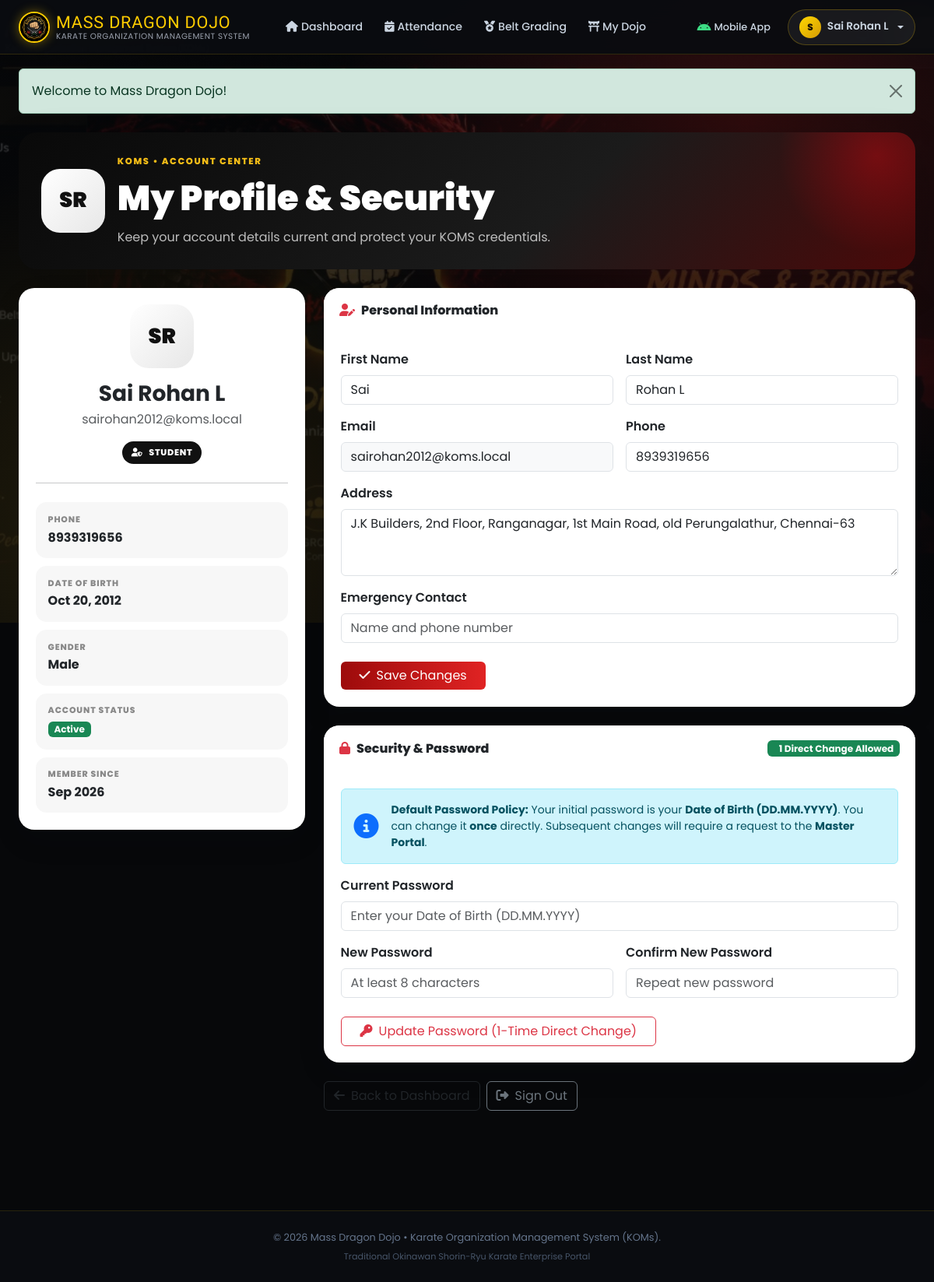
The app's page /profile.php (signed in) with its own data.
### tables this page shows
CREATE TABLE IF NOT EXISTS users (
    id INT AUTO_INCREMENT PRIMARY KEY,
    member_id VARCHAR(100) UNIQUE NULL,
    first_name VARCHAR(100) NOT NULL,
    last_name VARCHAR(100) NOT NULL,
    email VARCHAR(150) UNIQUE NOT NULL,
    password_hash VARCHAR(255) NOT NULL,
    role ENUM('super_admin', 'master', 'senior', 'student') NOT NULL,
    dob DATE,
    gender ENUM('male', 'female', 'other'),
    blood_group VARCHAR(30) NULL,
    father_name VARCHAR(150) NULL,
    mother_name VARCHAR(150) NULL,
    phone VARCHAR(20),
    alternate_phone VARCHAR(20) NULL,
    date_of_joining DATE NULL,
    address TEXT,
    emergency_contact VARCHAR(100),
    profile_photo VARCHAR(255),
    status ENUM('active', 'inactive') DEFAULT 'active',
    must_change_password TINYINT(1) NOT NULL DEFAULT 1,
    password_change_count INT NOT NULL DEFAULT 0,
    created_at TIMESTAMP DEFAULT CURRENT_TIMESTAMP,
    updated_at TIMESTAMP DEFAULT CURRENT_TIMESTAMP ON UPDATE CURRENT_TIMESTAMP
);

### profile.php (the view, shortened to what this page needs)
<?php
require_once 'config/database.php';
require_once 'includes/functions.php';
$user_id = (int)$_SESSION['user_id'];
$stmt = $pdo->prepare('SELECT * FROM users WHERE id = ? LIMIT 1');
$stmt->execute([$user_id]);
$user = $stmt->fetch();
$latest_password_request = null;
if ($user['role'] === 'student') {
    $req_stmt = $pdo->prepare("SELECT * FROM password_reset_requests WHERE user_id = ? ORDER BY id DESC LIMIT 1");
    $req_stmt->execute([$user_id]);
    $latest_password_request = $req_stmt->fetch();
}
$dash_url = '/index.php';
switch ($user['role']) {
    case 'student': $dash_url = '/student/dashboard.php'; break;
}
require_once 'includes/header.php';
?>
<div class="profile-page">
    <section class="profile-hero mb-4">
        <div class="d-flex flex-wrap align-items-center gap-3 position-relative" style="z-index:2">
            <div class="avatar">
                <?= htmlspecialchars(strtoupper(substr($user['first_name'] ?? 'U',0,1).substr($user['last_name'] ?? '',0,1)) ?: 'U') ?>
            </div>
            <div>
                <div class="eyebrow">KOMS • Account Center</div>
                <div class="hero-title">My Profile & Security</div>
                <p class="hero-copy">Keep your account details current and protect your KOMS credentials.</p>
            </div>
        </div>
    </section>
    <div class="row g-4">
        <div class="col-lg-4">
            <div class="card profile-card mb-4">
                <div class="card-body text-center">
                    <div class="avatar mx-auto mb-3"><?= htmlspecialchars(strtoupper(substr($user['first_name'] ?? 'U',0,1).substr($user['last_name'] ?? '',0,1)) ?: 'U') ?></div>
                    <h3 class="fw-bold mb-1"><?= htmlspecialchars($user['first_name'].' '.$user['last_name']) ?></h3>
                    <p class="text-muted mb-3"><?= htmlspecialchars($user['email']) ?></p>
                    <span class="role-badge"><i class="fas fa-user-shield me-2"></i><?= htmlspecialchars(str_replace('_',' ',$user['role'])) ?></span>
                    <hr class="my-4">
                    <div class="text-start">
                        <div class="info-pill"><div class="info-label">Phone</div><div class="info-value"><?= htmlspecialchars($user['phone'] ?: 'Not set') ?></div></div>
                        <div class="info-pill"><div class="info-label">Date of Birth</div><div class="info-value"><?= $user['dob'] ? date('M j, Y',strtotime($user['dob'])) : 'Not set' ?></div></div>
                        <div class="info-pill"><div class="info-label">Gender</div><div class="info-value"><?= htmlspecialchars(ucfirst($user['gender'] ?: 'Not specified')) ?></div></div>
                        <div class="info-pill"><div class="info-label">Account Status</div><div class="info-value"><span class="badge bg-success"><?= htmlspecialchars(ucfirst($user['status'])) ?></span></div></div>
                        <div class="info-pill mb-0"><div class="info-label">Member Since</div><div class="info-value"><?= date('M Y',strtotime($user['created_at'])) ?></div></div>
                    </div>
                </div>
            </div>
        </div>
        <div class="col-lg-8">
            <div class="card profile-card mb-4">
                <div class="card-header"><i class="fas fa-user-pen text-danger me-2"></i>Personal Information</div>
                <div class="card-body">
                    <form method="post">
                        <div class="row g-3">
                            <div class="col-md-6"><label class="form-label fw-semibold">First Name</label><input name="first_name" class="form-control" maxlength="100" value="<?= htmlspecialchars($user['first_name']) ?>" required></div>
                            <div class="col-md-6"><label class="form-label fw-semibold">Last Name</label><input name="last_name" class="form-control" maxlength="100" value="<?= htmlspecialchars($user['last_name']) ?>" required></div>
                            <div class="col-md-6"><label class="form-label fw-semibold">Email</label><input type="email" class="form-control bg-light" value="<?= htmlspecialchars($user['email']) ?>" readonly></div>
                            <div class="col-md-6"><label class="form-label fw-semibold">Phone</label><input name="phone" class="form-control" maxlength="20" value="<?= htmlspecialchars($user['phone'] ?? '') ?>"></div>
                            <div class="col-12"><label class="form-label fw-semibold">Address</label><textarea name="address" class="form-control" rows="3"><?= htmlspecialchars($user['address'] ?? '') ?></textarea></div>
                            <div class="col-12"><label class="form-label fw-semibold">Emergency Contact</label><input name="emergency_contact" class="form-control" maxlength="100" value="<?= htmlspecialchars($user['emergency_contact'] ?? '') ?>" placeholder="Name and phone number"></div>
                        </div>
                        <button class="btn btn-dark-red mt-4 px-4"><i class="fas fa-check me-2"></i>Save Changes</button>
                    </form>
                </div>
            </div>
            <div class="card profile-card mb-4">
                <div class="card-header d-flex justify-content-between align-items-center">
                    <div><i class="fas fa-lock text-danger me-2"></i>Security &amp; Password</div>
                    <?php if ($user['role'] === 'student'): ?>
                        <?php if (can_user_change_password($user)): ?>
                            <span class="badge bg-success"><i class="fas fa-shield-check me-1"></i> 1 Direct Change Allowed</span>
                        <?php else: ?>
                            <span class="badge bg-danger"><i class="fas fa-lock me-1"></i> 1-Time Change Limit Reached</span>
                        <?php endif; ?>
                    <?php endif; ?>
                </div>
                <div class="card-body">
                    <?php if ($user['role'] === 'student' && !can_user_change_password($user)): ?>
                        <div class="alert alert-dark border-danger mb-4" style="background: rgba(198, 26, 26, 0.08); border-left: 4px solid #c61a1a;">
                            <div class="d-flex align-items-start">
                                <i class="fas fa-shield-halved fa-2x text-danger me-3 mt-1"></i>
                                <div>
                                    <h6 class="fw-bold text-danger mb-1">Direct Password Change Limit Reached</h6>
                                    <p class="small text-muted mb-0">
                                        As a student, you have already used your <strong>1-time direct password change</strong>.
                                        To change or reset your password again, academy policy requires requesting approval from the <strong>Master Portal</strong>.
                                    </p>
                                </div>
                            </div>
                        </div>
                        <?php if ($latest_password_request && $latest_password_request['status'] === 'pending'): ?>
                            <div class="card border-warning mb-3">
                                <div class="card-body bg-light">
                                    <div class="d-flex align-items-center">
                                        <div class="spinner-border spinner-border-sm text-warning me-2" role="status"></div>
                                        <h6 class="mb-0 fw-bold text-dark">Password Reset Request Pending Review</h6>
                                    </div>
                                    <p class="small text-muted mt-2 mb-1">
                                        Submitted on: <strong><?= date('M d, Y - h:i A', strtotime($latest_password_request['created_at'])) ?></strong>
                                    </p>
                                    <div class="small p-2 bg-white rounded border">
                                        <strong>Your submitted reason:</strong> <?= htmlspecialchars($latest_password_request['reason'] ?? 'Not specified') ?>
                                    </div>
                                    <div class="small text-secondary mt-2">
                                        <i class="fas fa-info-circle text-warning me-1"></i> Your Dojo Master / Sensei will review and approve this request shortly.
                                    </div>
                                </div>
                            </div>
                        <?php else: ?>
                            <?php if ($latest_password_request && $latest_password_request['status'] === 'rejected'): ?>
                                <div class="alert alert-warning small mb-3">
                                    <i class="fas fa-circle-exclamation me-1"></i> Previous request rejected: <?= htmlspecialchars($latest_password_request['master_notes'] ?? 'Please contact your Sensei.') ?>
                                </div>
                            <?php endif; ?>
                            <form method="post">
                                <input type="hidden" name="csrf_token" value="<?= htmlspecialchars(generate_csrf_token()) ?>">
                                <input type="hidden" name="request_password_reset" value="1">
                                <div class="mb-3">
                                    <label class="form-label fw-semibold">Reason for Password Change Request <span class="text-danger">*</span></label>
                                    <textarea name="reset_reason" class="form-control" rows="3" placeholder="e.g. Forgot password, device change, or routine security reset" required></textarea>
                                    <div class="form-text">Your request will be routed directly to your Dojo Master in the Master Portal.</div>
                                </div>
                                <button type="submit" class="btn btn-warning px-4 fw-bold">
                                    <i class="fas fa-paper-plane me-2"></i>Submit Request to Master Portal
                                </button>
                            </form>
                        <?php endif; ?>
                    <?php else: ?>
                        <?php if ($user['role'] === 'student'): ?>
                            <div class="alert alert-info d-flex align-items-center mb-3">
                                <i class="fas fa-info-circle fa-2x text-primary me-3"></i>
                                <div class="small">
                                    <strong>Default Password Policy:</strong> Your initial password is your <strong>Date of Birth (DD.MM.YYYY)</strong>.
                                    You can change it <strong>once</strong> directly. Subsequent changes will require a request to the <strong>Master Portal</strong>.
                                </div>
                            </div>
                        <?php endif; ?>
                        <form method="post" autocomplete="off">
                            <div class="mb-3">
                                <label class="form-label fw-semibold">Current Password</label>
                                <input type="password" name="current_password" class="form-control" autocomplete="current-password" placeholder="<?= $user['role'] === 'student' && ((int)($user['password_change_count'] ?? 0) === 0) ? 'Enter your Date of Birth (DD.MM.YYYY)' : 'Enter current password' ?>" required>
                            </div>
                            <div class="row g-3">
                                <div class="col-md-6">
                                    <label class="form-label fw-semibold">New Password</label>
                                    <input type="password" name="new_password" class="form-control" minlength="8" autocomplete="new-password" placeholder="At least 8 characters" required>
                                </div>
                                <div class="col-md-6">
                                    <label class="form-label fw-semibold">Confirm New Password</label>
                                    <input type="password" name="confirm_password" class="form-control" minlength="8" autocomplete="new-password" placeholder="Repeat new password" required>
                                </div>
                            </div>
                            <button class="btn btn-outline-danger mt-4 px-4">
                                <i class="fas fa-key me-2"></i>Update Password <?= $user['role'] === 'student' ? '(1-Time Direct Change)' : '' ?>
                            </button>
                        </form>
                    <?php endif; ?>
                </div>
            </div>
            <div class="d-flex flex-wrap gap-2">
                <a href="<?= htmlspecialchars(APP_URL.$dash_url) ?>" class="btn btn-outline-dark"><i class="fas fa-arrow-left me-2"></i>Back to Dashboard</a>
                <a href="<?= htmlspecialchars(APP_URL.'/logout.php') ?>" class="btn btn-outline-secondary"><i class="fas fa-right-from-bracket me-2"></i>Sign Out</a>
            </div>
        </div>
    </div>
</div>
<?php require_once 'includes/footer.php'; ?>

### records on screen
users: first_name+last_name "SR", first_name+last_name "Sai Rohan L", email "sairohan2012@koms.local", role "STUDENT", phone "8939319656", dob "Oct 20, 2012", gender "Male", status "Active", created_at "Sep 2026", first_name "Sai", last_name "Rohan L", address "J.K Builders, 2nd Floor, Ranganagar, 1st Main Road, old Perungalathur, Chennai-63"

### other values on screen
substr($_SESSION['user_name'] ?? 'U', 0, 1) "S"
$_SESSION['user_name'] "Sai Rohan L"
$_SESSION['success_msg'] "Welcome to Mass Dragon Dojo!"
